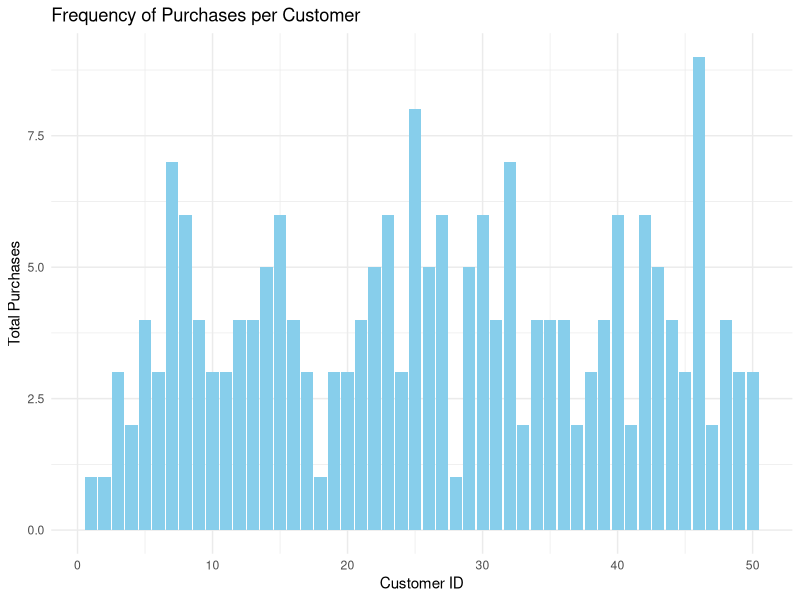

Write the R code that produced this figure.
set.seed(123)

n_customers <- 50
n_transactions <- 200

customers <- sample(1:n_customers, n_transactions, replace = TRUE)
product_names <- c("Product_A", "Product_B", "Product_C", "Product_D", "Product_E")
products <- sample(product_names, n_transactions, replace = TRUE)
transaction_dates <- sample(seq.Date(from = as.Date('2023-01-01'), to = as.Date('2023-12-31'), by = 'day'), n_transactions, replace = TRUE)

transaction_data <- data.frame(
  customer_id = customers,
  transaction_date = transaction_dates,
  product = products
)

head(transaction_data)

library(dplyr)

purchase_frequency <- transaction_data %>%
  group_by(customer_id) %>%
  summarise(total_purchases = n())

summary_stats <- summary(purchase_frequency$total_purchases)

transaction_data$month <- format(transaction_data$transaction_date, "%Y-%m")
monthly_purchases <- transaction_data %>%
  group_by(month) %>%
  summarise(monthly_total = n())

library(ggplot2)

ggplot(purchase_frequency, aes(x = customer_id, y = total_purchases)) +
  geom_bar(stat = "identity", fill = "skyblue") +
  theme_minimal() +
  labs(title = "Frequency of Purchases per Customer", x = "Customer ID", y = "Total Purchases")
